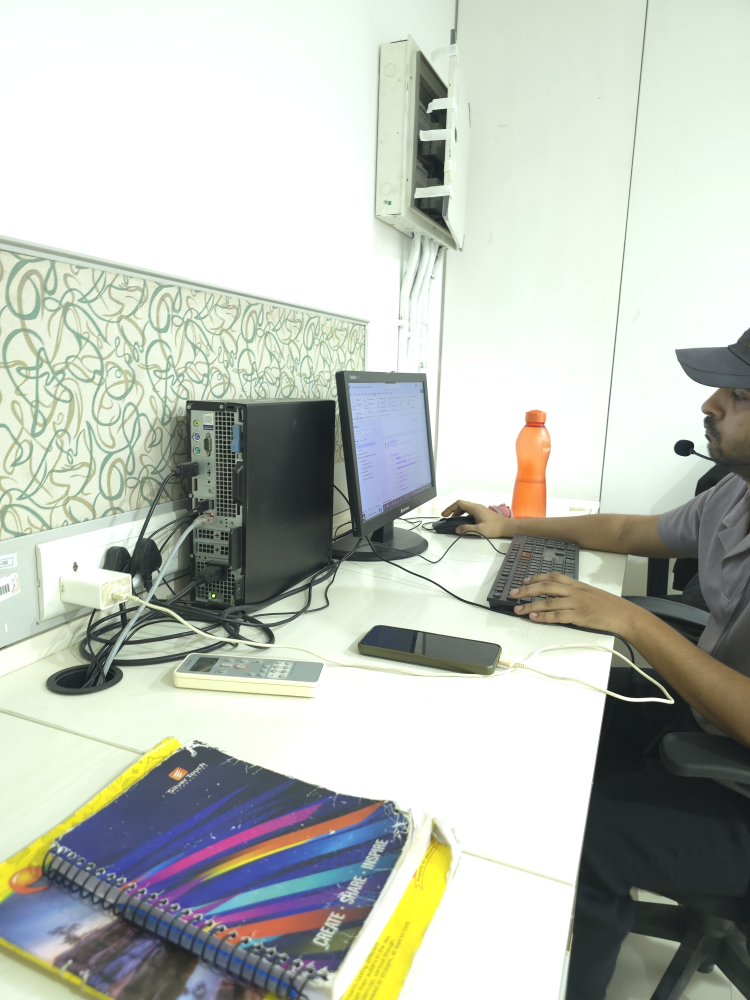
#> input picture Images/left.jpg, 3000 x 4000 px (shown at 1/4 size)
$ python homography_example.py
#> lines starting #> are read from the running program, lines starting #| are printed output that depends on the picture
import cv2
import numpy as np

img1 = cv2.imread(r"../Images/left.jpg")
#> img1 is the input picture: shape (4000, 3000, 3); mean B, G, R 183.8, 192.6, 187.7
img2 = cv2.imread(r"../Images/right.jpg")
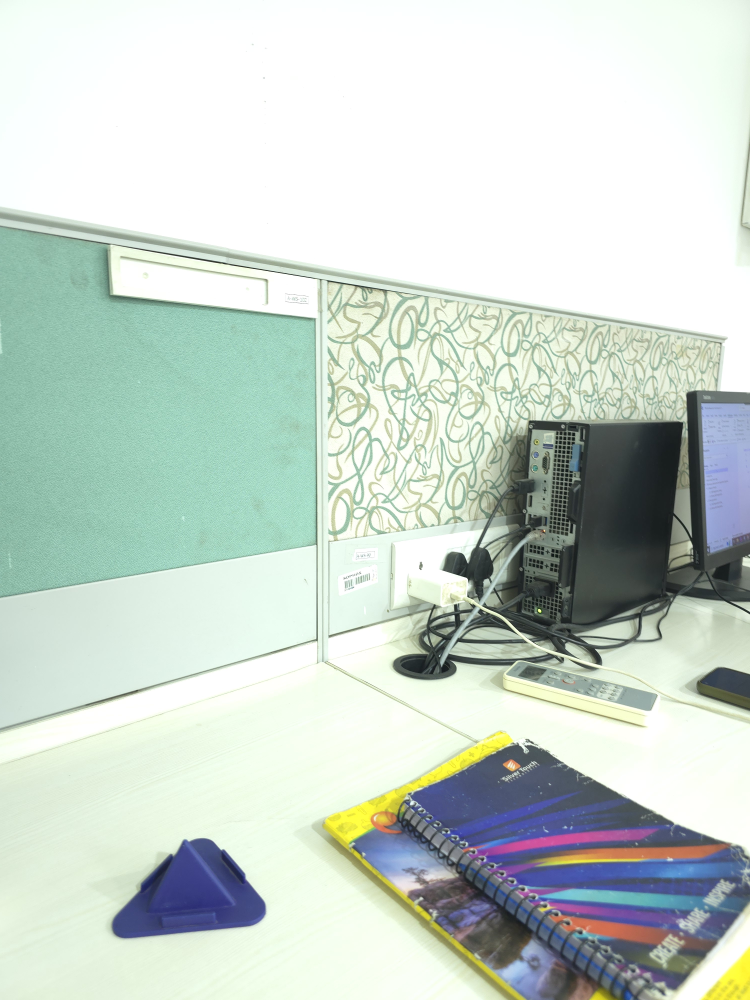
#> input picture Images/right.jpg, 3000 x 4000 px (shown at 1/4 size)
#> img2 is the input picture: shape (4000, 3000, 3); mean B, G, R 204.4, 212.6, 200.8

resize_factor = 0.15
h, w = img1.shape[:2]
#> h = 4000; w = 3000

img1 = cv2.resize(img1, (int(resize_factor*w), int(resize_factor*h)), cv2.INTER_AREA)
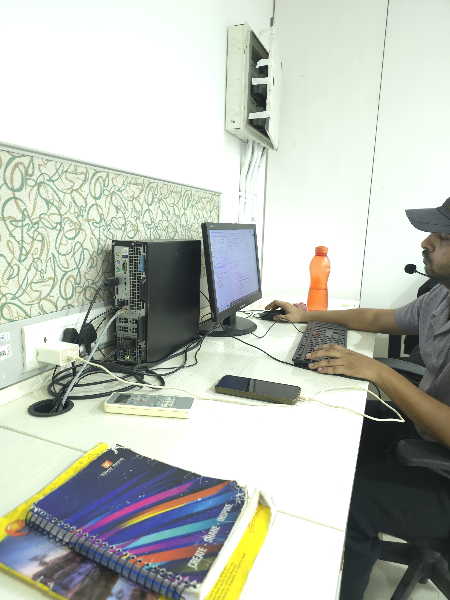
#> img1: shape (600, 450, 3); mean B, G, R 183.7, 192.6, 187.6
img2 = cv2.resize(img2, (int(resize_factor*w), int(resize_factor*h)), cv2.INTER_AREA)
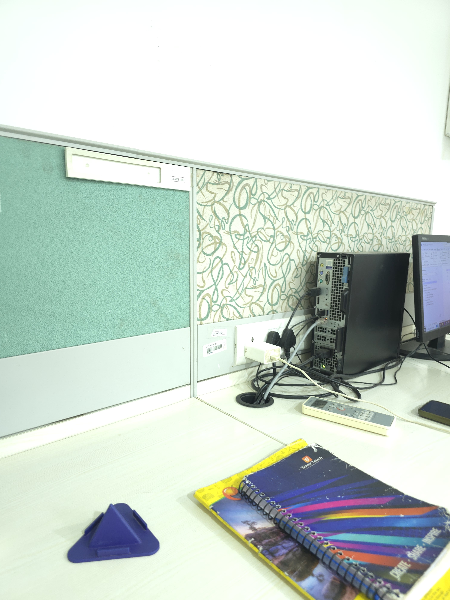
#> img2: shape (600, 450, 3); mean B, G, R 204.4, 212.6, 200.7

orb = cv2.ORB_create(2000)

kp1, des1 = orb.detectAndCompute(img1, None)
#> kp1 = 1961 keypoints; strongest (x, y, size): (398, 418, 31), (364, 418, 31), (402, 421, 31), (365, 419, 37.2)
kp2, des2 = orb.detectAndCompute(img2, None)
#> kp2 = 1907 keypoints; strongest (x, y, size): (359, 396, 31), (271, 370, 31), (280, 335, 31), (288, 365, 31)

bf = cv2.BFMatcher(cv2.NORM_HAMMING, crossCheck=True)
matches = bf.match(des1, des2)
#> matches = 724 matches

# Sort matches
matches = sorted(matches, key=lambda x: x.distance)
good = matches[:50]
#> good = 50 matches

src_pts = np.float32([kp1[m.queryIdx].pt for m in good]).reshape(-1,1,2)
#> src_pts = 50 rows, first 8: [72, 405.6], [70.85, 406.1], [124.4, 266.3], [117, 281.2], [140.3, 310.5], [114, 274], [72, 400.8], [120.3, 323.5]
dst_pts = np.float32([kp2[m.trainIdx].pt for m in good]).reshape(-1,1,2)
#> dst_pts = 50 rows, first 8: [272.4, 402], [270.7, 401.8], [326, 276.2], [318.5, 291.1], [340.4, 322.5], [316, 284], [272.4, 397.2], [319.3, 331.8]

H, mask = cv2.findHomography(src_pts, dst_pts, cv2.RANSAC, 6.25)
#> H = [[0.433, -0.0434, 236.2], [-0.326, 0.84, 52.82], [-0.00124, 2.6e-05, 1]]; mask = 50 values, max 1 at index 0, min 0 at index 15, mean 0.96

result = cv2.warpPerspective(img1, H,
            (img1.shape[1] + img2.shape[1], img1.shape[0]))
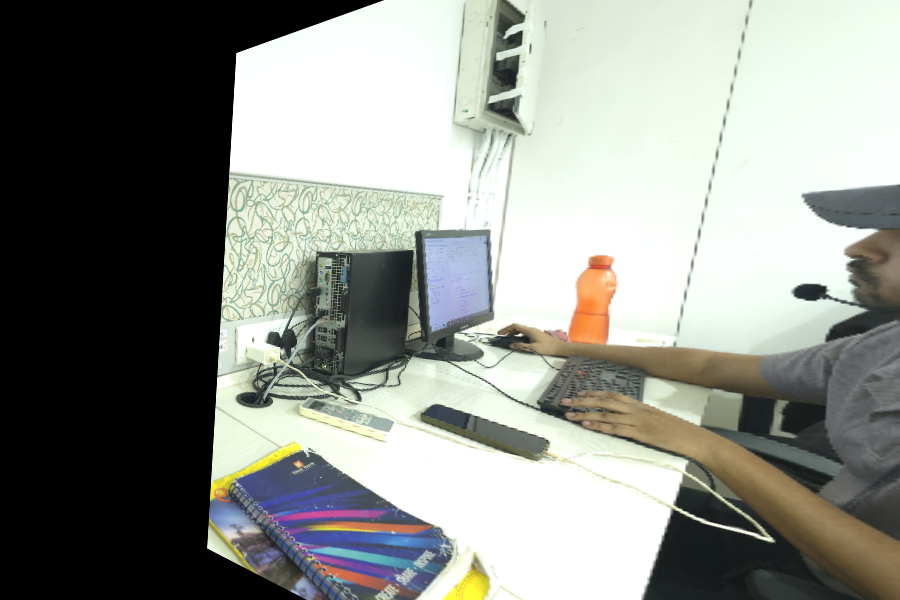
#> result: shape (600, 900, 3); mean B, G, R 137.1, 143.3, 140.5

result[0:img2.shape[0], 0:img2.shape[1]] = img2
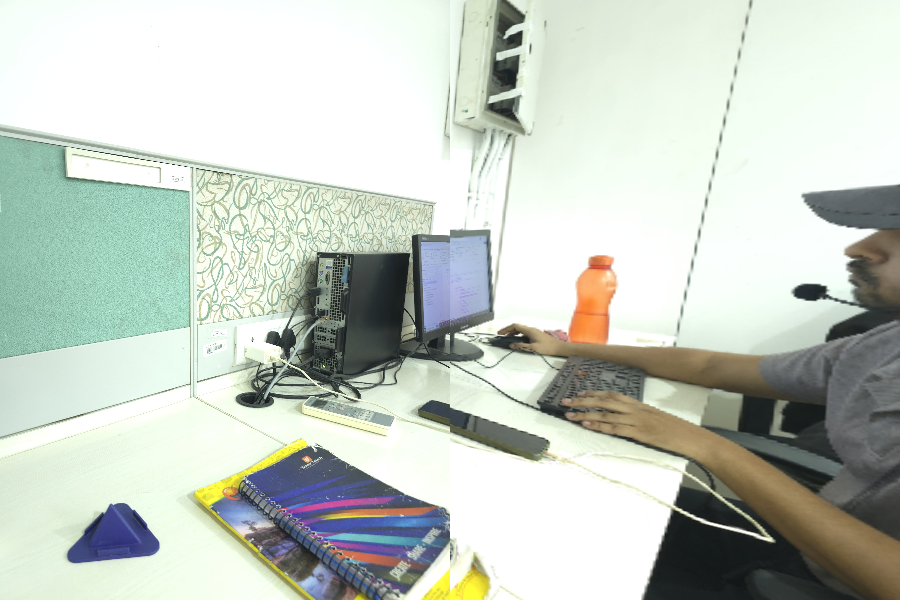
#> result: shape (600, 900, 3); mean B, G, R 194.4, 203.8, 196.3

cv2.imshow("Stitched", result)
cv2.imshow("Image1", img1)
cv2.imshow("Image2", img2)
cv2.waitKey(0)
